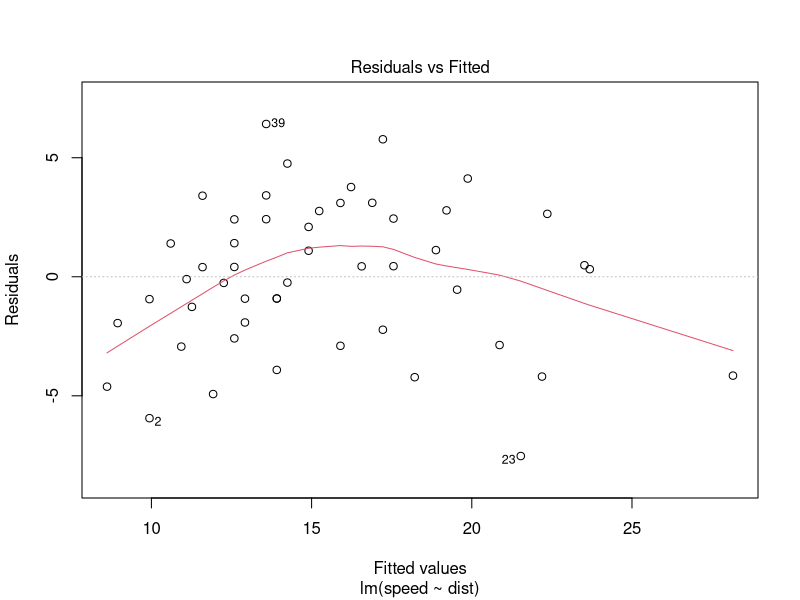
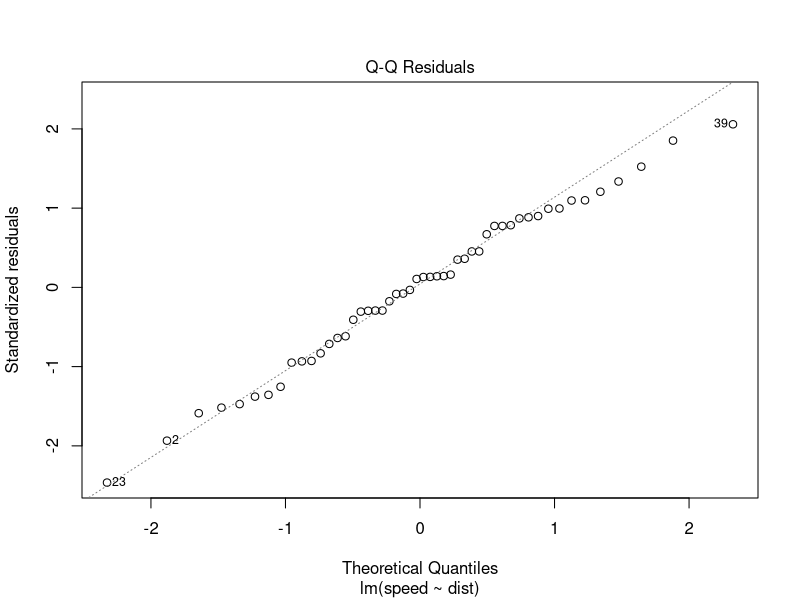
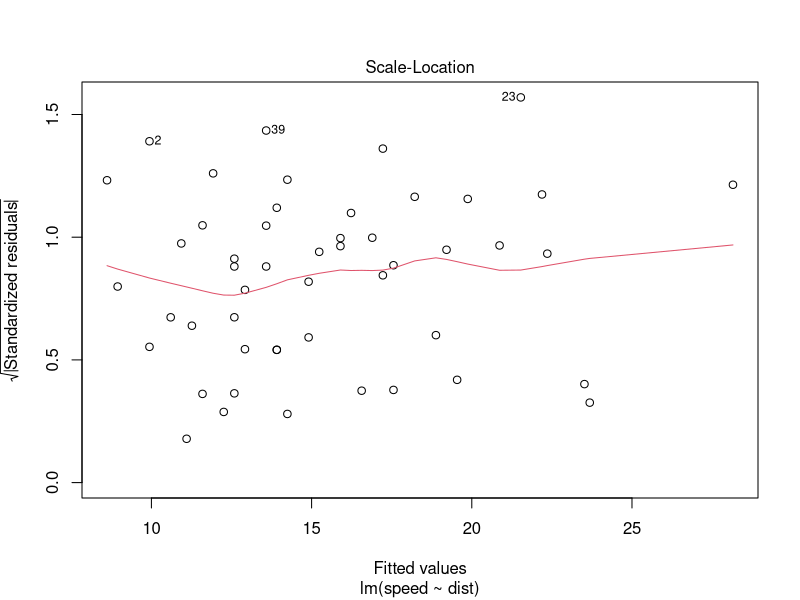
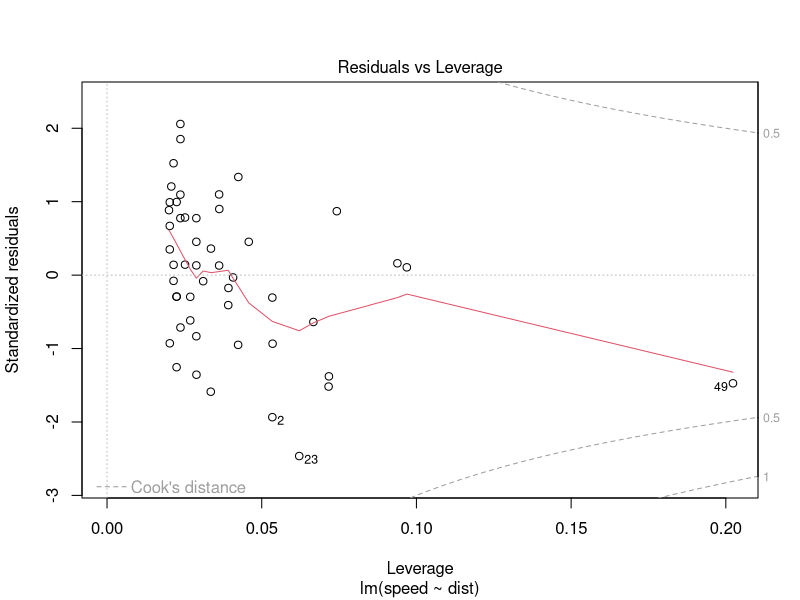
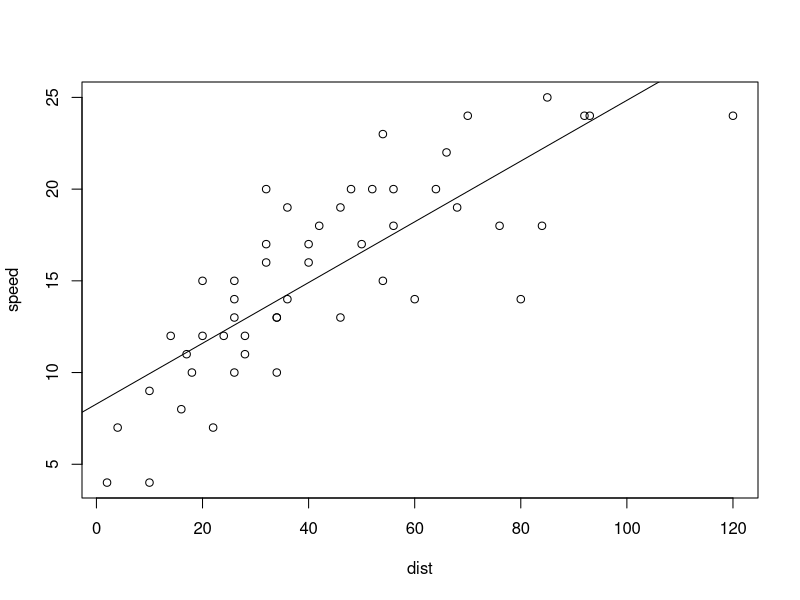

These figures' R source, in order:
dim(cars)  #descreve o numero de linhas e numero de colunas de um dataset
head(cars) #lista as primeiras linhas e o cabecalho de um dataset 
cor(cars)  #correlacao entre as variaveis do dataset

#Criacao de Modelo

#lm => funcao para criacao de linear model, parametros sao passados sao variavel resposta, variavel explicativa, dataset
modelo = lm(speed ~ dist, data = cars)

modelo

#Utilizado para avaliacao, graficamente, dos residuos
plot(modelo)

#Plota o grafico de dispersao, e a linha de regressao linear (linha de melhor ajuste)
plot(speed ~ dist, data = cars)
abline(modelo)

#Forma-se a formula que descreve a linha de regressao linear (linha de melhor ajuste)
Formula = modelo$coefficients[1] + modelo$coefficients[2]*22
Formula 

#Resolve a formula do mesmo modo que calculado manualmente como acima
predict(modelo, data.frame(dist = 22))
predict(modelo, data.frame(dist = 50))

#mostra informacoes acerca do modelo criado, como formula usada na criacao, distribuicao dos residuos e coeficientes
summary(modelo)